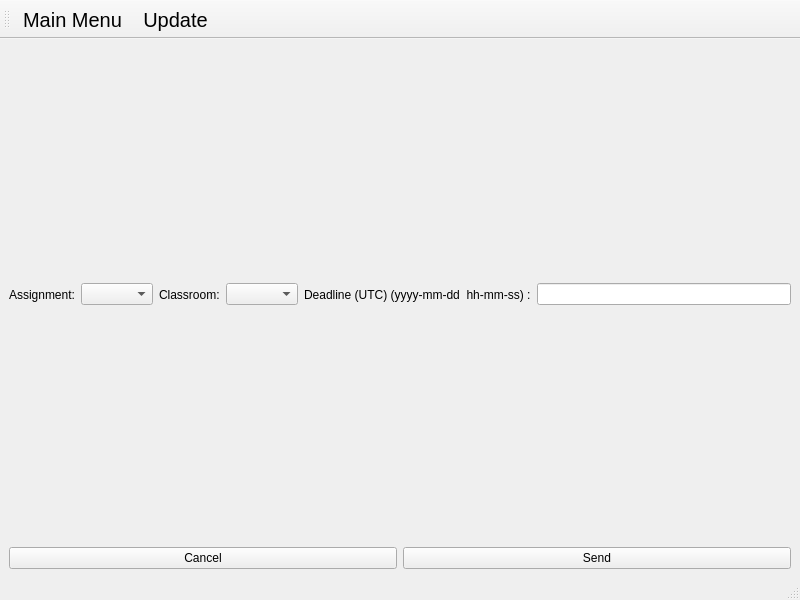
<?xml version="1.0" encoding="UTF-8"?>
<ui version="4.0">
 <class>SendAssignmentWindow</class>
 <widget class="QMainWindow" name="SendAssignmentWindow">
  <property name="geometry">
   <rect>
    <x>0</x>
    <y>0</y>
    <width>800</width>
    <height>600</height>
   </rect>
  </property>
  <property name="windowTitle">
   <string>MainWindow</string>
  </property>
  <widget class="QWidget" name="centralwidget">
   <layout class="QVBoxLayout" name="verticalLayout">
    <item>
     <layout class="QHBoxLayout" name="horizontalLayout_5">
      <item>
       <layout class="QHBoxLayout" name="horizontalLayout">
        <item>
         <widget class="QLabel" name="label_assignment">
          <property name="sizePolicy">
           <sizepolicy hsizetype="Fixed" vsizetype="Expanding">
            <horstretch>0</horstretch>
            <verstretch>0</verstretch>
           </sizepolicy>
          </property>
          <property name="text">
           <string>Assignment:</string>
          </property>
         </widget>
        </item>
        <item>
         <widget class="QComboBox" name="comboBox_assignment"/>
        </item>
       </layout>
      </item>
      <item>
       <layout class="QHBoxLayout" name="horizontalLayout_2">
        <item>
         <widget class="QLabel" name="label_classroom">
          <property name="sizePolicy">
           <sizepolicy hsizetype="Fixed" vsizetype="Expanding">
            <horstretch>0</horstretch>
            <verstretch>0</verstretch>
           </sizepolicy>
          </property>
          <property name="text">
           <string>Classroom:</string>
          </property>
         </widget>
        </item>
        <item>
         <widget class="QComboBox" name="comboBox_classroom"/>
        </item>
       </layout>
      </item>
      <item>
       <layout class="QHBoxLayout" name="horizontalLayout_3">
        <item>
         <widget class="QLabel" name="label_deadline">
          <property name="text">
           <string>Deadline (UTC) (yyyy-mm-dd  hh-mm-ss) :</string>
          </property>
         </widget>
        </item>
        <item>
         <widget class="QLineEdit" name="lineEdit_deadline"/>
        </item>
       </layout>
      </item>
     </layout>
    </item>
    <item>
     <layout class="QHBoxLayout" name="horizontalLayout_4">
      <property name="sizeConstraint">
       <enum>QLayout::SetDefaultConstraint</enum>
      </property>
      <item>
       <widget class="QPushButton" name="pushButton_cancel">
        <property name="text">
         <string>Cancel</string>
        </property>
       </widget>
      </item>
      <item>
       <widget class="QPushButton" name="pushButton_send">
        <property name="sizePolicy">
         <sizepolicy hsizetype="Minimum" vsizetype="Fixed">
          <horstretch>0</horstretch>
          <verstretch>0</verstretch>
         </sizepolicy>
        </property>
        <property name="text">
         <string>Send</string>
        </property>
       </widget>
      </item>
     </layout>
    </item>
   </layout>
  </widget>
  <widget class="QMenuBar" name="menubar">
   <property name="geometry">
    <rect>
     <x>0</x>
     <y>0</y>
     <width>800</width>
     <height>26</height>
    </rect>
   </property>
  </widget>
  <widget class="QStatusBar" name="statusbar"/>
  <widget class="QToolBar" name="toolBar">
   <property name="windowTitle">
    <string>toolBar</string>
   </property>
   <attribute name="toolBarArea">
    <enum>TopToolBarArea</enum>
   </attribute>
   <attribute name="toolBarBreak">
    <bool>false</bool>
   </attribute>
   <addaction name="actionMain_Menu"/>
   <addaction name="actionUpdate"/>
  </widget>
  <action name="actionMain_Menu">
   <property name="text">
    <string>Main Menu</string>
   </property>
   <property name="font">
    <font>
     <pointsize>15</pointsize>
    </font>
   </property>
  </action>
  <action name="actionUpdate">
   <property name="text">
    <string>Update</string>
   </property>
   <property name="font">
    <font>
     <pointsize>15</pointsize>
    </font>
   </property>
  </action>
 </widget>
 <resources/>
 <connections/>
</ui>
